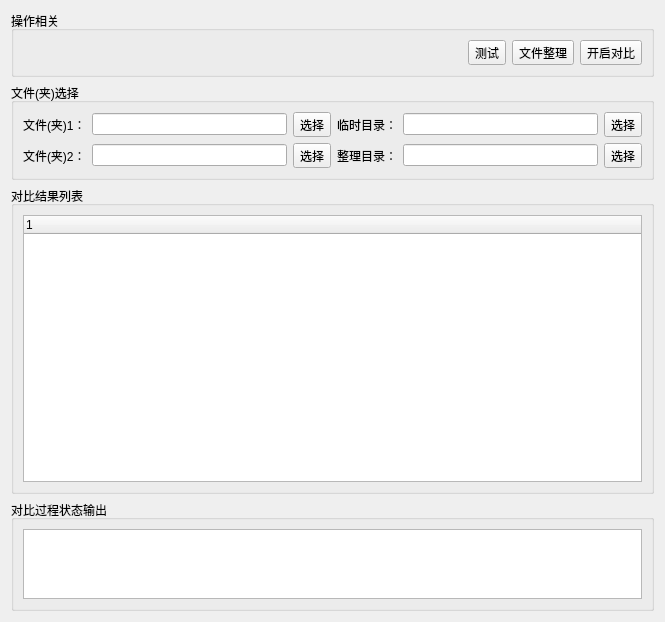
<?xml version="1.0" encoding="UTF-8"?>
<ui version="4.0">
 <class>FileCompareDiffWin</class>
 <widget class="QWidget" name="FileCompareDiffWin">
  <property name="geometry">
   <rect>
    <x>0</x>
    <y>0</y>
    <width>665</width>
    <height>622</height>
   </rect>
  </property>
  <property name="windowTitle">
   <string>Form</string>
  </property>
  <layout class="QVBoxLayout" name="verticalLayout" stretch="0,0,4,1">
   <item>
    <widget class="QGroupBox" name="groupBox">
     <property name="title">
      <string>操作相关</string>
     </property>
     <layout class="QHBoxLayout" name="horizontalLayout">
      <item>
       <spacer name="horizontalSpacer">
        <property name="orientation">
         <enum>Qt::Horizontal</enum>
        </property>
        <property name="sizeHint" stdset="0">
         <size>
          <width>546</width>
          <height>20</height>
         </size>
        </property>
       </spacer>
      </item>
      <item>
       <widget class="QToolButton" name="TestTBtn">
        <property name="text">
         <string>测试</string>
        </property>
       </widget>
      </item>
      <item>
       <widget class="QToolButton" name="FilesArrangerTBtn">
        <property name="text">
         <string>文件整理</string>
        </property>
       </widget>
      </item>
      <item>
       <widget class="QToolButton" name="OpenCompareTBtn">
        <property name="text">
         <string>开启对比</string>
        </property>
       </widget>
      </item>
     </layout>
    </widget>
   </item>
   <item>
    <widget class="QGroupBox" name="groupBox_2">
     <property name="title">
      <string>文件(夹)选择</string>
     </property>
     <layout class="QGridLayout" name="gridLayout">
      <item row="0" column="0">
       <widget class="QLabel" name="label">
        <property name="text">
         <string>文件(夹)1：</string>
        </property>
       </widget>
      </item>
      <item row="0" column="1">
       <widget class="QLineEdit" name="lineEdit"/>
      </item>
      <item row="0" column="2">
       <widget class="QToolButton" name="SelectFileOrDirPath1">
        <property name="text">
         <string>选择</string>
        </property>
       </widget>
      </item>
      <item row="0" column="3">
       <widget class="QLabel" name="label_4">
        <property name="text">
         <string>临时目录：</string>
        </property>
       </widget>
      </item>
      <item row="0" column="4">
       <widget class="QLineEdit" name="lineEdit_3"/>
      </item>
      <item row="0" column="5">
       <widget class="QToolButton" name="SelectTempDirPath">
        <property name="text">
         <string>选择</string>
        </property>
       </widget>
      </item>
      <item row="1" column="0">
       <widget class="QLabel" name="label_2">
        <property name="text">
         <string>文件(夹)2：</string>
        </property>
       </widget>
      </item>
      <item row="1" column="1">
       <widget class="QLineEdit" name="lineEdit_2"/>
      </item>
      <item row="1" column="2">
       <widget class="QToolButton" name="SelectFileOrDirPath2">
        <property name="text">
         <string>选择</string>
        </property>
       </widget>
      </item>
      <item row="1" column="3">
       <widget class="QLabel" name="label_3">
        <property name="text">
         <string>整理目录：</string>
        </property>
       </widget>
      </item>
      <item row="1" column="4">
       <widget class="QLineEdit" name="lineEdit_4"/>
      </item>
      <item row="1" column="5">
       <widget class="QToolButton" name="SelectArrangerDirPath">
        <property name="text">
         <string>选择</string>
        </property>
       </widget>
      </item>
     </layout>
    </widget>
   </item>
   <item>
    <widget class="QGroupBox" name="groupBox_3">
     <property name="title">
      <string>对比结果列表</string>
     </property>
     <layout class="QGridLayout" name="gridLayout_2">
      <item row="0" column="0">
       <widget class="QTreeWidget" name="treeWidget">
        <column>
         <property name="text">
          <string notr="true">1</string>
         </property>
        </column>
       </widget>
      </item>
     </layout>
    </widget>
   </item>
   <item>
    <widget class="QGroupBox" name="groupBox_4">
     <property name="title">
      <string>对比过程状态输出</string>
     </property>
     <layout class="QGridLayout" name="gridLayout_3">
      <item row="0" column="0">
       <widget class="QTextEdit" name="textEdit"/>
      </item>
     </layout>
    </widget>
   </item>
  </layout>
 </widget>
 <resources/>
 <connections/>
</ui>
